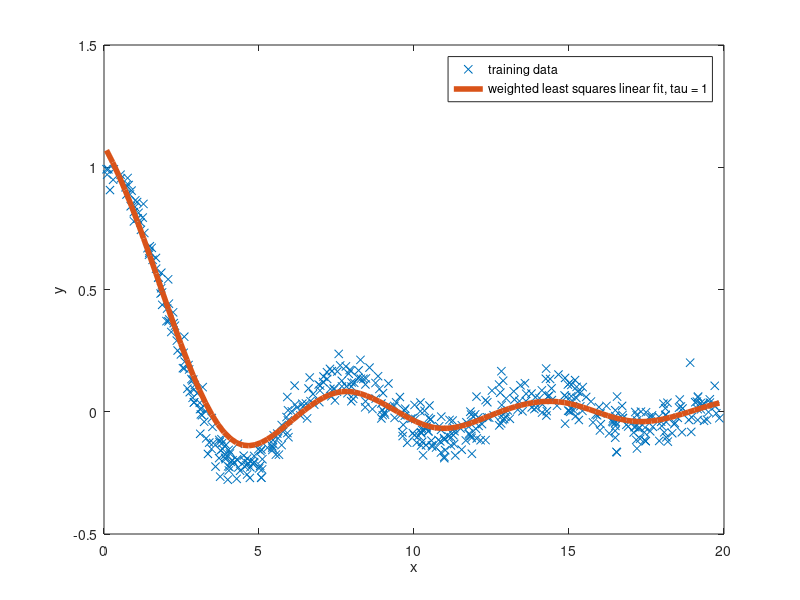

This chart was generated by the following MATLAB code:
% CSI 5325 -- Machine Learning
% Assignment 1
% Prof. Greg Hamerly, Baylor University
%
% Create some random data, fit a locally-weighted least-squares linear
% regression model, and plot the results. This problem uses 1-dimensional data.
function hwk_wls()
    m = 500;                             % the number of examples

    x = rand(m, 1) * 20;                 % create and scale random 1-dimensional input values
    X = [ones(m, 1), x];                 % the design matrix, including intercept term

    y = sin(x) ./ x;                     % an interesting target function
    epsilon = randn(m, 1) * std(y) / 5;  % create and scale Gaussian noise
    y = y + epsilon;                     % corrupt the outputs with noise

    tau = 1;                           % bandwidth -- play around with this

    % Create a vector of values that span the space of the inputs. We'll make
    % predictions on each value so we can see the shape of the regression model.
    xpredict = linspace(min(x), max(x));
    ypredict = zeros(size(xpredict));

    % loop and make a prediction for each value
    for i = 1:length(xpredict)
        % pull out the one value for convenience
        xval = xpredict(i);

        % initialize correct sizes of wts & theta
        wts = zeros(m); %!was mistake should me matrix!
        theta = zeros(2, 1);

        % YOUR CODE HERE:
        %   - FIND THE WEIGHTS
        for j = 1:length(wts)
            wts(j, j) = exp(-(norm(x(j)-xval))^2 / 2*tau^2);
        end

        %   - LEARN THETA WITH THESE WEIGHTS
        theta = inv(X'*wts*X) * (X'*(wts*y));
        
        % make the prediction (with the intercept term)
        ypredict(i) = [1 xval] * theta;
    end
    
    % plot the original data (scatterplot x's) and the regression line
    plot(x, y, 'x', xpredict, ypredict, '-', 'linewidth', 4);
    legend('training data', ['weighted least squares linear fit, tau = ', num2str(tau)]);
    xlabel('x');
    ylabel('y');
    return;
